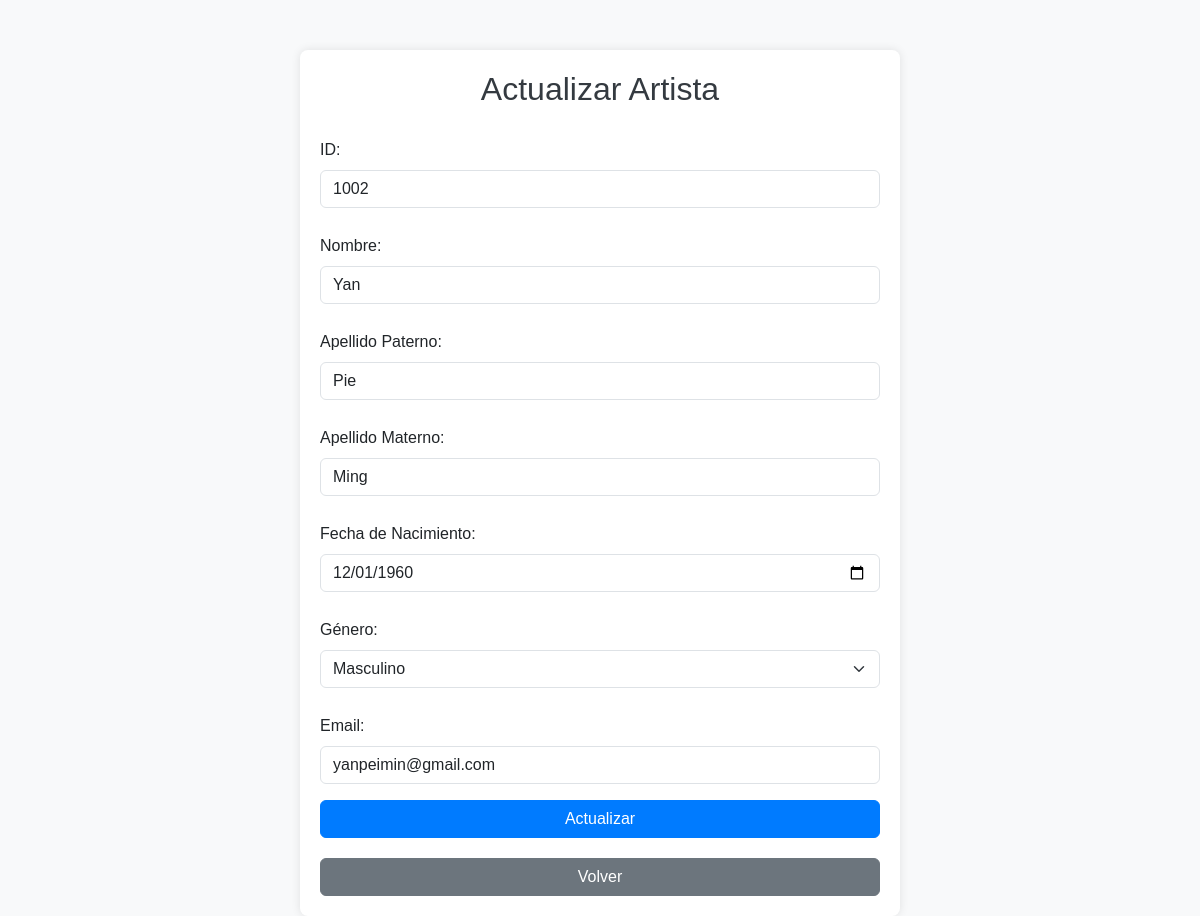
The app's page /groundzero/artistas_findEdit/1002 with its own data.
### groundzero/models.py (models this page shows, shortened)
class Artista(models.Model):
    id = models.CharField(primary_key=True, max_length=10)
    nombre = models.CharField(max_length=20)
    apellido_paterno = models.CharField(max_length=20)
    apellido_materno = models.CharField(max_length=20)
    fecha_nacimiento = models.DateField(blank=False, null=False)
    id_genero = models.ForeignKey('Genero',on_delete=models.CASCADE, db_column='idGenero')
    email = models.EmailField(unique=True, max_length=100, blank=True, null=True)
    activo = models.IntegerField()

class Genero(models.Model):
    id_genero = models.AutoField(db_column='idGenero', primary_key=True)
    genero = models.CharField(max_length=20, blank=False, null=False)

### groundzero/views.py (the view)
# urls.py: path('artistas_findEdit/<str:pk>', views.artistas_findEdit, name='artistas_findEdit'),
def artistas_findEdit(request,pk):
    if pk !="":
        artista=Artista.objects.get(id=pk)
        generos=Genero.objects.all()
        print(type(artista.id_genero.genero))
        context={'artista':artista,'generos':generos}
        if artista:
            return render(request,'groundzero/artistas_edit.html',context)
        else:
            context={'mensaje':"Error, ID no existe"}
            return render(request, 'groundzero/artistas_list.html',context)

### groundzero/templates/groundzero/artistas_edit.html (shortened to what this page needs)
<!DOCTYPE html>
<html lang="en">
<head>
    {% load static %}
    <link href="https://cdn.jsdelivr.net/npm/bootstrap@5.3.3/dist/css/bootstrap.min.css" rel="stylesheet">
</head>
<body>
    <div class="container">
        {% if artista %}
        <h2 class="text-center">Actualizar Artista</h2>
        <form action="{% url 'artistasUpdate' %}" method="POST" class="needs-validation" novalidate>
            <div class="mb-3">
                <label for="id" class="form-label">ID:</label>
                <input type="text" class="form-control" name="id" id="id" value="{{ artista.id }}" readonly>
            </div>
            <div class="mb-3">
                <label for="nombre" class="form-label">Nombre:</label>
                <input type="text" class="form-control" name="nombre" id="nombre" value="{{ artista.nombre }}" required>
            </div>
            <div class="mb-3">
                <label for="paterno" class="form-label">Apellido Paterno:</label>
                <input type="text" class="form-control" name="paterno" id="paterno" value="{{ artista.apellido_paterno }}" required>
            </div>
            <div class="mb-3">
                <label for="materno" class="form-label">Apellido Materno:</label>
                <input type="text" class="form-control" name="materno" id="materno" value="{{ artista.apellido_materno }}" required>
            </div>
            <div class="mb-3">
                <label for="fechaNac" class="form-label">Fecha de Nacimiento:</label>
                <input type="date" class="form-control" name="fechaNac" id="fechaNac" value="{{ artista.fecha_nacimiento|date:'Y-m-d' }}" required>
            </div>
            <div class="mb-3">
                <label for="genero" class="form-label">Género:</label>
                <select class="form-select" name="genero" id="genero" required>
                    {% for genero in generos %}
                        <option value="{{ genero.id_genero }}" {% if genero.genero == artista.id_genero.genero %}selected{% endif %}>{{ genero.genero }}</option>
                    {% endfor %}
                </select>
            </div>
            <div class="mb-3">
                <label for="email" class="form-label">Email:</label>
                <input type="email" class="form-control" name="email" id="email" value="{{ artista.email }}" required>
            </div>
            <button type="submit" class="btn btn-primary btn-block">Actualizar</button>
        </form>
        {% endif %}
        <a href="{% url 'crud' %}" class="btn btn-secondary btn-block return-link">Volver</a>
    </div>
</body>
</html>

### groundzero/templates/groundzero/artistas_edit.html (style rules this page uses)
body { background-color: #f8f9fa; font-family: 'Arial', sans-serif; }
.container { max-width: 600px; margin: auto; background-color: #ffffff; padding: 20px; border-radius: 8px; box-shadow: 0 0 10px rgba(0, 0, 0, 0.1); margin-top: 50px; }
h2 { color: #343a40; margin-bottom: 20px; }
.btn-primary { background-color: #007bff; border-color: #007bff; }
.btn-secondary { background-color: #6c757d; border-color: #6c757d; }
.form-label { margin-top: 10px; }
.btn-block { width: 100%; }
.return-link { display: block; margin-top: 20px; text-align: center; }

### records on screen
Artista: id "1002", nombre "Yan", paterno "Pie", materno "Ming", fechaNac "12/01/1960", genero "Masculino", email "yanpeimin@gmail.com"
